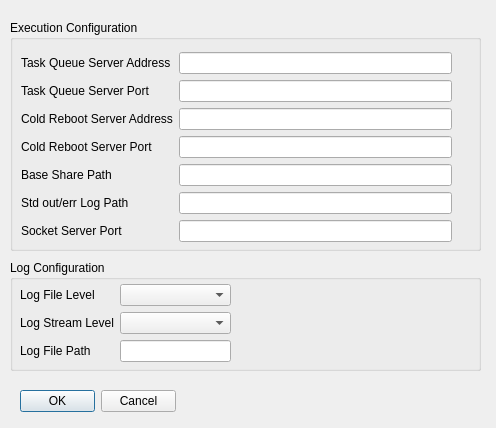
<?xml version="1.0" encoding="UTF-8"?>
<ui version="4.0">
 <class>ServerConfigDialog</class>
 <widget class="QDialog" name="ServerConfigDialog">
  <property name="geometry">
   <rect>
    <x>0</x>
    <y>0</y>
    <width>496</width>
    <height>428</height>
   </rect>
  </property>
  <property name="windowTitle">
   <string>Server Configuration</string>
  </property>
  <widget class="QGroupBox" name="groupBox">
   <property name="geometry">
    <rect>
     <x>10</x>
     <y>20</y>
     <width>471</width>
     <height>231</height>
    </rect>
   </property>
   <property name="title">
    <string>Execution Configuration</string>
   </property>
   <widget class="QWidget" name="layoutWidget">
    <property name="geometry">
     <rect>
      <x>11</x>
      <y>24</y>
      <width>431</width>
      <height>207</height>
     </rect>
    </property>
    <layout class="QGridLayout" name="gridLayout_3">
     <item row="0" column="0">
      <layout class="QGridLayout" name="gridLayout">
       <item row="1" column="0">
        <widget class="QLabel" name="label_2">
         <property name="text">
          <string>Task Queue Server Port</string>
         </property>
        </widget>
       </item>
       <item row="3" column="0">
        <widget class="QLabel" name="label_4">
         <property name="text">
          <string>Cold Reboot Server Port</string>
         </property>
        </widget>
       </item>
       <item row="2" column="0">
        <widget class="QLabel" name="label_3">
         <property name="text">
          <string>Cold Reboot Server Address</string>
         </property>
        </widget>
       </item>
       <item row="0" column="0">
        <widget class="QLabel" name="label">
         <property name="text">
          <string>Task Queue Server Address</string>
         </property>
        </widget>
       </item>
       <item row="5" column="0">
        <widget class="QLabel" name="label_6">
         <property name="text">
          <string>Std out/err Log Path</string>
         </property>
        </widget>
       </item>
       <item row="4" column="0">
        <widget class="QLabel" name="label_5">
         <property name="text">
          <string>Base Share Path</string>
         </property>
        </widget>
       </item>
       <item row="6" column="0">
        <widget class="QLabel" name="label_10">
         <property name="text">
          <string>Socket Server Port</string>
         </property>
        </widget>
       </item>
      </layout>
     </item>
     <item row="0" column="1">
      <layout class="QGridLayout" name="gridLayout_2">
       <item row="0" column="0">
        <widget class="QLineEdit" name="AddresslineEdit"/>
       </item>
       <item row="1" column="0">
        <widget class="QLineEdit" name="PortlineEdit"/>
       </item>
       <item row="4" column="0">
        <widget class="QLineEdit" name="BaseSharePathlineEdit"/>
       </item>
       <item row="2" column="0">
        <widget class="QLineEdit" name="ColdRebootAddressLineEditor"/>
       </item>
       <item row="5" column="0">
        <widget class="QLineEdit" name="StdLoglineEdit"/>
       </item>
       <item row="3" column="0">
        <widget class="QLineEdit" name="ColdRebootPortLineEditor"/>
       </item>
       <item row="6" column="0">
        <widget class="QLineEdit" name="SocketPortLineEdit"/>
       </item>
      </layout>
     </item>
    </layout>
   </widget>
  </widget>
  <widget class="QDialogButtonBox" name="buttonBox">
   <property name="geometry">
    <rect>
     <x>20</x>
     <y>390</y>
     <width>156</width>
     <height>23</height>
    </rect>
   </property>
   <property name="orientation">
    <enum>Qt::Horizontal</enum>
   </property>
   <property name="standardButtons">
    <set>QDialogButtonBox::Cancel|QDialogButtonBox::Ok</set>
   </property>
  </widget>
  <widget class="QGroupBox" name="groupBox_2">
   <property name="geometry">
    <rect>
     <x>10</x>
     <y>260</y>
     <width>471</width>
     <height>111</height>
    </rect>
   </property>
   <property name="title">
    <string>Log Configuration</string>
   </property>
   <widget class="QWidget" name="layoutWidget">
    <property name="geometry">
     <rect>
      <x>10</x>
      <y>20</y>
      <width>211</width>
      <height>87</height>
     </rect>
    </property>
    <layout class="QGridLayout" name="gridLayout_6">
     <item row="0" column="0">
      <layout class="QGridLayout" name="gridLayout_4">
       <item row="0" column="0">
        <widget class="QLabel" name="label_7">
         <property name="text">
          <string>Log File Level</string>
         </property>
        </widget>
       </item>
       <item row="1" column="0">
        <widget class="QLabel" name="label_8">
         <property name="text">
          <string>Log Stream Level</string>
         </property>
        </widget>
       </item>
       <item row="2" column="0">
        <widget class="QLabel" name="label_9">
         <property name="text">
          <string>Log File Path</string>
         </property>
        </widget>
       </item>
      </layout>
     </item>
     <item row="0" column="1">
      <layout class="QGridLayout" name="gridLayout_5">
       <item row="0" column="0">
        <widget class="QComboBox" name="LogFilecomboBox"/>
       </item>
       <item row="1" column="0">
        <widget class="QComboBox" name="LogStreamcomboBox"/>
       </item>
       <item row="2" column="0">
        <widget class="QLineEdit" name="LogPathlineEdit"/>
       </item>
      </layout>
     </item>
    </layout>
   </widget>
  </widget>
 </widget>
 <resources/>
 <connections>
  <connection>
   <sender>buttonBox</sender>
   <signal>accepted()</signal>
   <receiver>ServerConfigDialog</receiver>
   <slot>accept()</slot>
   <hints>
    <hint type="sourcelabel">
     <x>248</x>
     <y>254</y>
    </hint>
    <hint type="destinationlabel">
     <x>157</x>
     <y>274</y>
    </hint>
   </hints>
  </connection>
  <connection>
   <sender>buttonBox</sender>
   <signal>rejected()</signal>
   <receiver>ServerConfigDialog</receiver>
   <slot>reject()</slot>
   <hints>
    <hint type="sourcelabel">
     <x>316</x>
     <y>260</y>
    </hint>
    <hint type="destinationlabel">
     <x>286</x>
     <y>274</y>
    </hint>
   </hints>
  </connection>
 </connections>
</ui>
